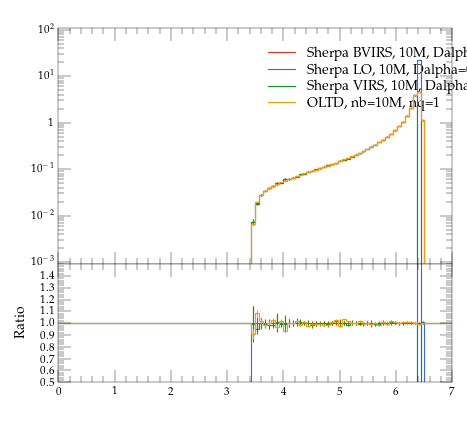

Here is the Python script that generated this plot:
#! /usr/bin/env python

# This Python script was auto-generated using YODA v2.0.0.
# Analysis object: /evtb/cutEg_jb_e
# Timestamp: 15-04-2024 (14:31:35)

import matplotlib as mpl
import matplotlib.pyplot as plt
mpl.use('Agg') # comment out for interactive use
import os
import numpy as np

plotDir = os.path.split(os.path.realpath(__file__))[0]
if 'YODA_USER_PLOT_PATH' in globals():
    plot_outdir = globals()['YODA_USER_PLOT_PATH']
else:
    plot_outdir = plotDir

#plot style
plt.style.use(os.path.join(plotDir, '../default.mplstyle'))
# plot metadata
figW, figH = plt.rcParams['figure.figsize']
ax_xLabel = r''
ax_yLabel = r''
ax_title  = r''
ax_xScale = 'linear'
ax_yScale = 'log'
xLims = (0.0, 7.0)
yLims = (0.0009000000000000001, 110.00000000000001)

# TeX-friendly labels for the legend
labels = [ r"Sherpa BVIRS, 10M, Dalpha=0.01", r"Sherpa LO, 10M, Dalpha=0.01", r"Sherpa VIRS, 10M, Dalpha=0.01", r"OLTD, nb=10M, nq=1" ]

# Create figure and axis objects
fig, (ax, ratio0_ax) = plt.subplots(2, 1, sharex=True,
                  figsize=(figW,figH), gridspec_kw={'height_ratios': (2, 1)})
ratio0_ax.yaxis.set_major_locator(mpl.ticker.MultipleLocator(0.1))
ratio0_ax.set_ylim(0.5, 1.4999)
ratio0_ax.set_ylabel('Ratio')

# LineColor map: curve index -> color
linecolors = {0: '#EE3311', 1: '#3366FF', 2: '#109618', 3: '#FF9900'}
# the numerical data is stored in a separate file
dataf = dict()
prefix = os.path.split(__file__)[0]
if prefix:    prefix = prefix + '/'
exec(open(prefix+'cutEg_jb_e__data.py').read(), dataf)


legend_handles = [] # keep track of handles for the legend

# style options for curves
# starts at zorder>=5 to draw curve on top of legend
styles = {
  'curve0': {
    'color' : linecolors[0],
    'linestyle' : '-',
    'marker' : 'o',
    'zorder' : 5,
    'histstyle' : True,
  },
  'curve1': {
    'color' : linecolors[1],
    'linestyle' : '-',
    'marker' : 'o',
    'zorder' : 6,
    'histstyle' : True,
  },
  'curve2': {
    'color' : linecolors[2],
    'linestyle' : '-',
    'marker' : 'o',
    'zorder' : 7,
    'histstyle' : True,
  },
  'curve3': {
    'color' : linecolors[3],
    'linestyle' : '-',
    'marker' : 'o',
    'zorder' : 8,
    'histstyle' : True,
  },
}
# curve from input yoda files in main panel
for label in dataf['yvals'].keys():
    if all(np.isnan(v) for v in dataf['yvals'][label]):
        continue
    tmp = None
    if styles[label]['histstyle']: # draw as histogram
        tmp, = ax.plot(dataf['xedges'], dataf['yedges'][label],
                       color=styles[label]['color'],
                       linestyle=styles[label]['linestyle'],
                       drawstyle='steps-pre', solid_joinstyle='miter',
                       zorder=styles[label]['zorder'], label=label)
        ax.errorbar(dataf['xpoints'], dataf['yvals'][label], color=styles[label]['color'],
                    xerr=dataf['xerrs'], yerr=[dataf['ydowns'][label], dataf['yups'][label]],
                    linestyle='none', zorder=styles[label]['zorder'])
    else: # draw as scatter
        tmp = ax.errorbar(dataf['xpoints'], dataf['yvals'][label],
                          xerr=dataf['xerrs'],
                          yerr=[ dataf['ydowns'][label],
                          dataf['yups'][label] ],
                          fmt=styles[label]['marker'],
                          ecolor=styles[label]['color'],
                          color=styles[label]['color'], zorder=2)
        tmp[-1][0].set_linestyle(styles[label]['linestyle'])
    legend_handles += [tmp]
    for varLabel in dataf['variation_yvals'].keys():
        if varLabel.startswith(label):
            tmp, = ax.plot(dataf['xedges'], dataf['variation_yvals'][varLabel],
                           color=styles[label]['color'],
                           linestyle=styles[label]['linestyle'],
                           drawstyle='steps-pre', solid_joinstyle='miter',
                           zorder=styles[label]['zorder'], alpha=0.5)


# plots on ratio panel
# curve from input yoda files in ratio panel
for label, yvals in dataf['ratio0_yvals'].items():
    if all(np.isnan(v) for v in yvals):
        continue
    if styles[label]['histstyle']: # plot as histogram
        ratio0_ax.plot(dataf['xedges'], yvals,
                       color=styles[label]['color'],
                       linestyle=styles[label]['linestyle'],
                       drawstyle='steps-pre', zorder=1,
                       solid_joinstyle='miter')
        ratio0_ax.vlines(dataf['xpoints'],
                         dataf['ratio0_ymin'][label],
                         dataf['ratio0_ymax'][label],
                         color=styles[label]['color'], zorder=1)
    else: # plot as scatter
        tmp = ratio0_ax.errorbar(dataf['xpoints'],
                                 yvals, xerr=dataf['xerrs'],
                                 yerr=dataf['ratio0_yerrs'][label],
                                 fmt=styles[label]['marker'],
                                 ecolor=styles[label]['color'],
                                 color=styles[label]['color'])
        tmp[-1][0].set_linestyle(styles[label]['linestyle'])

    for varlabel in dataf['ratio0_variation_vals'].keys():
        if varlabel.startswith(label):
            ratio0_ax.plot(dataf['xedges'],
                            dataf['ratio0_variation_vals'][varlabel],
                            color=styles[label]['color'],
                            linestyle=styles[label]['linestyle'],
                            drawstyle='steps-pre', solid_joinstyle='miter',
                            zorder=1, alpha=0.5)

legend_pos = (0.5, 0.97)
ax.legend(legend_handles, labels, loc='upper left', bbox_to_anchor=legend_pos)

# set plot metadata as defined above
ratio0_ax.set_xlabel(ax_xLabel)
ratio0_ax.xaxis.set_label_coords(1., -.15)
ax.set_ylabel(ax_yLabel, loc='top')
ax.set_title(ax_title, loc='left')
ax.set_xscale(ax_xScale)
ax.set_yscale(ax_yScale)
ax.set_xlim(xLims)
ax.set_ylim(yLims)

# tick formatting
plt.rcParams['xtick.top'] = True
plt.rcParams['ytick.right'] = True
ax.yaxis.set_major_locator(mpl.ticker.LogLocator(base=10.0, numticks=np.inf))
ax.yaxis.set_minor_locator(mpl.ticker.LogLocator(
                           base=10.0, subs=np.arange(0.1, 1, 0.1), numticks=np.inf))
fig.align_ylabels((ax, ratio0_ax))
plt.savefig(os.path.join(plot_outdir, 'cutEg_jb_e.pdf'), format='PDF')
plt.savefig(os.path.join(plot_outdir, 'cutEg_jb_e.png'), format='PNG')

plt.close(fig)
